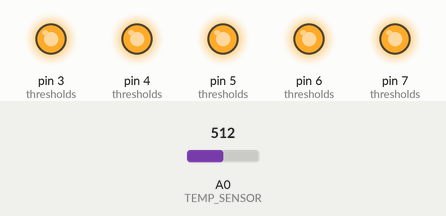
Simulated run of this sketch. Board: Arduino Uno, built with avr-gcc and run on an emulated ATmega328P. Shown: output pins drawn as LEDs (lit = HIGH). The inputs (shaded band) are chosen by the test bench; at power-on: A0 (TEMP_SENSOR) = 512.

Above: at 1.3 s.
1.4 s: A0 (TEMP_SENSOR) set to 204
2.9 s: A0 (TEMP_SENSOR) set to 170
At 3.5 s:
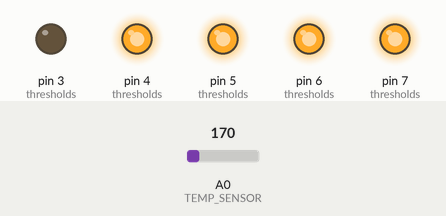
4.5 s: A0 (TEMP_SENSOR) set to 122
At 5.7 s:
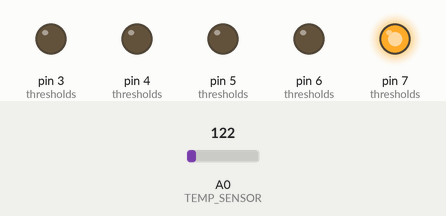
6.0 s: A0 (TEMP_SENSOR) set to 110
7.7 s: A0 (TEMP_SENSOR) set to 96
At 8.4 s:
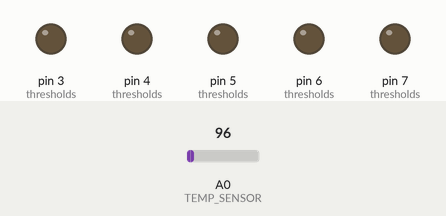
9.4 s: A0 (TEMP_SENSOR) set to 306
At 10.8 s:
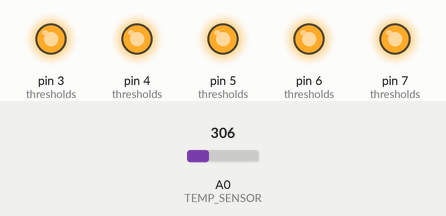
Timing chart, 0 to 11.9 s (numbered marks = the images above; inputs shaded):
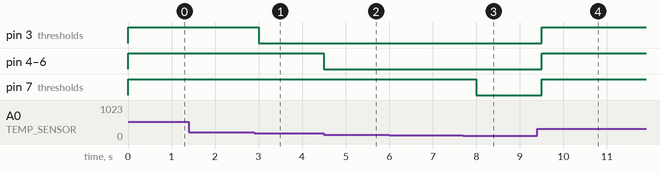

Measured:
- the behaviour switches between 187 and 186 on A0 (TEMP_SENSOR) (found by bisection; images 0 and 1)
- the behaviour switches between 101 and 100 on A0 (TEMP_SENSOR) (found by bisection; images 2 and 3)
- after the input at 1.4 s, every drawn part: stays the same
- after the input at 2.9 s, pin 3 (thresholds): HIGH → LOW after 0.10 s
- after the input at 4.5 s, pin 4 (thresholds), pin 5 (thresholds), pin 6 (thresholds): HIGH → LOW at once
- after the input at 6.0 s, every drawn part: stays the same
- after the input at 7.7 s, pin 7 (thresholds): HIGH → LOW after 0.30 s
- after the input at 9.4 s, pin 3 (thresholds), pin 4 (thresholds), pin 5 (thresholds), pin 6 (thresholds), pin 7 (thresholds): LOW → HIGH after 0.10 s

The sketch:

e1.ino
```cpp
// (C) __Omid Khodaparast, Alexander Säfström, Kaisa Arumeel, group: 2 __ (2024)
// Work package 4
// Exercise 1
// Submission code: 527499

//Define section
#define COLDEST 7 // White LED
#define COLDER 6 // Blue LED
#define WARM 5 // Yellow LED
#define WARMER 4 // Orange LED
#define WARMEST 3 // Red LED
#define TEMP_SENSOR A0 // Temperature sensor
#define ADC_RESOLUTION 1023.0 // ADC resolution of Arduino
#define MAX_VOLT_MV 5000.0 // Reference voltage
#define CLOCK_SPEED 16000000.0 // Clock speed of Uno
#define PRESCALER 1024.0 // Prescaler of choice to emulate slow clock
#define SECONDS_INTERVAL 0.5 // Every x seconds to update LEDs

//Main program section

/**
* This program uses Timer interrupts on arduino to light up
* different LEDs depending on the current temperature in
* its environmen.
*
* Purpose: To learn about timer interrupts and internal
* structure of the Arduino MCU.
* DIT632
*
**/

// Used to get x millivolts from pin y
float getmV(int pin);

// Used to calculate temperature and turn on correct led.
void calcTemp();

// Used to define threshold for deviations
typedef struct {
  float minTemp;
  int pin;
} Threshold;

Threshold thresholds[] ={
  {0.0, 7}, // >=0
  {11.0, 6}, // >=11
  {21.0, 5}, // >=21
  {31.0, 4}, // >=31
  {41.0, 3} // >=41
};

void setup()
{
  // Variable declarations
  int i=0; // To keep track of where we are in loop
  float CMR; // To store our Compare Match Register value

  // Loop through all thresholds
  for(i=0;i<(sizeof(thresholds)/sizeof(Threshold));i++){
    // Define each led to be on output mode.
    pinMode(thresholds[i].pin,OUTPUT);
  }

  // Set the temperature sensor to be input mode.
  pinMode(TEMP_SENSOR,INPUT);
  Serial.begin(9600);

  // Clear all previous interrupts.
  cli();

  /*
  * On Arduino Uno timer 0 and timer 2 are 8-bit timers.
  * This means that their max value is 255.
  * Timer 1 is a 16 bit timer, with max value 65535.
  * Using a prescaler we can slow down the clock to get
  * a wanted interval. I want an interval of 500ms therefore
  * I must use the timer 1.
  *
  * Hz = Clock Speed / Prescaler
  *
  * To be able to create a timer interrupt, we need to calculate
  * a value that we can put in the compare match register of timer 1.
  *
  * CMR = ( 16,000,000Hz / (prescaler * desired interrupt frequency) ) - 1
  *
  * The desired interrupt frequency in this case is 2HZ.
  *
  * We can calculate Hz by doing 1/x seconds.
  *
  * Prescalers: 256 and 1024 work but since 1024 will use less range in the
  * timer 1 we will use 1024.
  *
  * We do -1 because the timer's are zero-indexed.
  *
  * Therefore our CMR value is:
  *
  * CMR = 7811.5 = ( 16,000,000Hz / (1024 * 2Hz) ) - 1
  *
  * We will round the value to 7812.
  */

  // Calculate the CMR value using above equation.
  CMR = (CLOCK_SPEED / (PRESCALER * (1.0/SECONDS_INTERVAL)))-1.0;

  TCCR1A = 0; // Timer Counter Register 1A
  TCCR1B = 0; // Timer Counter Register 1B
  TCNT1 = 0; // Timer Counter 1

  // Here we set the CMR value we calculated earlier.
  OCR1A = (int) CMR; // Output Compare Register 1A

  // The timer counter register 1b holds information
  // about which mode to use with the timer.
  // We want to use CTC mode that clears the timer when
  // the TCNT1 value matches our OCR1A value.
  // We use bitwise OR to set the WGM12 bit to true.
  TCCR1B = TCCR1B | (1 << WGM12);

  // Activating CS12 and CS10 yields in a prescale value of 1024.
  TCCR1B = TCCR1B | (1 << CS12) | (1 << CS10);

  // Activating OCIE1A on TIMSK1 means:
  // that we enable the Output Compare A Match Interrupt Enable.
  // This means that an interrupt will be created whenever the timer
  // value in TCNT1 matches  the OCR1A Value.
  TIMSK1 = TIMSK1 | (1<<OCIE1A); // Timer Interrupt Mask Register 1

  // Calling sei() allows the MCU to react to any
  // configured interrupt sources.
  sei();

}

void loop(){}

// Interrupt Service Routine on Timer1 Compare Match A
// Whent the value of TCNT1 matches the OCR1A value,
// the mcu looks in the interrupt vector table. There
// it will be able to find the address of the function/ISR to execute.
// We do not have to worry about placing the function address,
// as this is done by the linker, a tool in compilation that aids
// in placing and populating information in the correct places.
ISR(TIMER1_COMPA_vect) {
  // The following code is the "vector"/address that will be called.
  int temp; // Used to store temperature
  int i; // To keep track of where we are in loop.

  /*
  * TMP36 is designed to output 750mV at 25C.
  * TMP36 increases its mV output by 10mV for every 1C.
  * This means that we can divide mV by 10 to get the degrees.
  * Since 75 differs by a constant of 50 from 25 we subtract this
  * from the result to get the final formula: C=(x/10)-50
  */
  temp=(getmV(TEMP_SENSOR)/10)-50;

  // Loop through all the thresholds
  for(i=0;i<(sizeof(thresholds)/sizeof(Threshold));i++){
    // If the temperature is greater than min. threshold
    if(temp>=thresholds[i].minTemp){
      	// We can light up the LED by sending HIGH signal
    	digitalWrite(thresholds[i].pin,HIGH);
    } else {
      	// If the temperature is too low, we will turn off
        // the LED for this pin.
        digitalWrite(thresholds[i].pin,LOW);
    }
  }
}

float getmV(int pin){
  int ADCCount; // The digital representation of analog value
  float mV; // The millivolts

  ADCCount=analogRead(pin); // Read adc count

  // Convert the adc count to millivolt by doing
  // (ADCCount/ADCResolution) * Reference voltage
  // Example: (700 ADCc /1023 ADCr) * 5000 mV = 3417 mV
  mV=(ADCCount/ADC_RESOLUTION)*MAX_VOLT_MV;

  // Return millivolts
  return mV;
}
```
